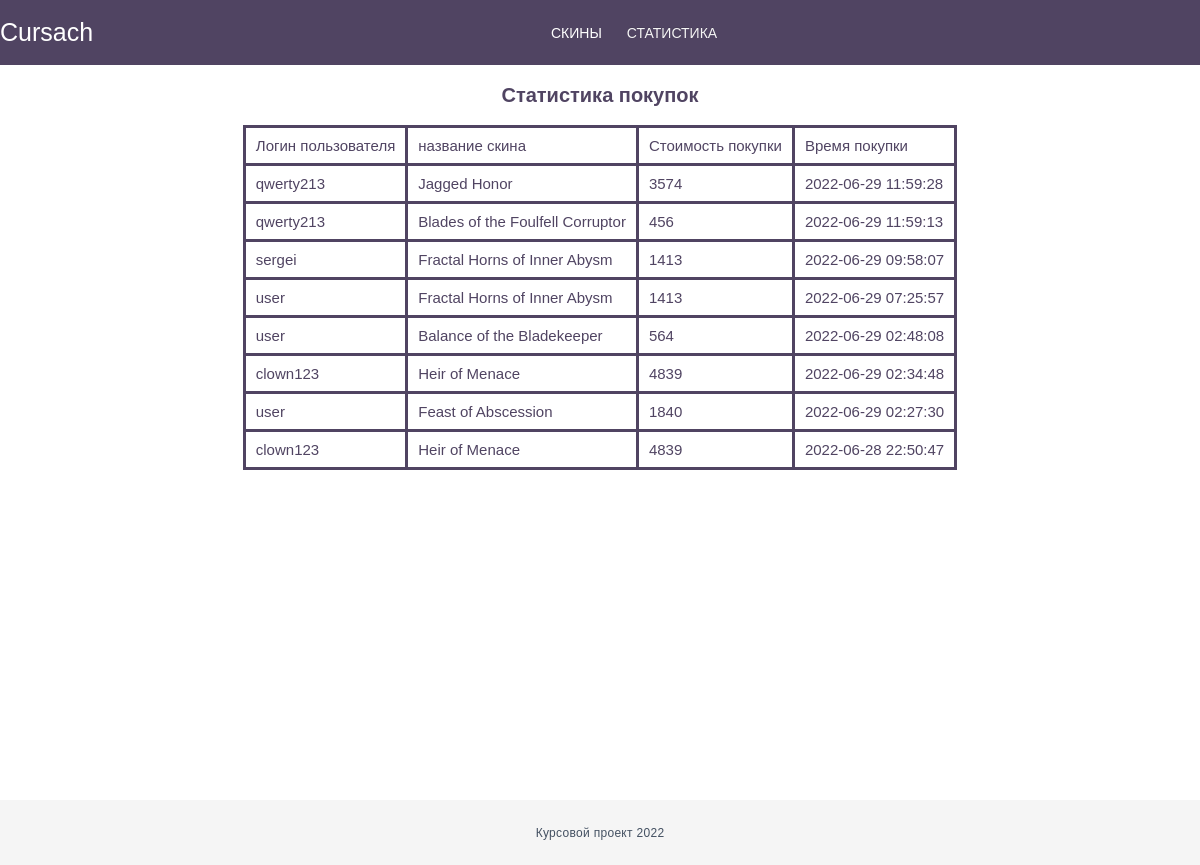
/admin/statistic.php, run on the app's committed database.
### tables this page shows
CREATE TABLE `transaction` (
  `id` int(10) UNSIGNED NOT NULL,
  `id_user` int(11) NOT NULL,
  `id_skin` int(11) NOT NULL,
  `price` float NOT NULL,
  `date` datetime NOT NULL DEFAULT CURRENT_TIMESTAMP
);

CREATE TABLE `user` (
  `id` int(10) UNSIGNED NOT NULL,
  `login` varchar(30) NOT NULL,
  `password` varchar(30) NOT NULL,
  `email` varchar(50) NOT NULL,
  `balance` float UNSIGNED NOT NULL,
  `id_access` int(10) UNSIGNED NOT NULL
);

CREATE TABLE `skin` (
  `id` int(11) NOT NULL,
  `name` varchar(50) NOT NULL,
  `id_rarity` int(11) NOT NULL,
  `id_hero` int(11) NOT NULL,
  `img` varchar(100) NOT NULL,
  `price` float NOT NULL
);

### admin/statistic.php (the view, shortened to what this page needs)
<?php
require_once '../db.php';
$transaction = [];
if($query = $db->query("select user.login , skin.name , transaction.price , transaction.date from transaction inner JOIN user on transaction.id_user = user.id INNER join skin on transaction.id_skin = skin.id  order by date desc;")){
    $transaction = $query->fetchAll(PDO::FETCH_ASSOC);
}
else{
    print_r($db->errorInfo());
}
?>
<!DOCTYPE html>
<html lang="ru">
<head>
    <link rel="stylesheet" href="../css/style.css">
</head>
<body>
    <div class="wrapper">
        <div class="content">
            <div class="header">
                <div class="container">
                    <div class="header__row">
                        <div class="header__logo">
                            Cursach
                        </div>
                        <div class="header__item">
                            <div class="header__link">
                                <a class="header__alink" href="index.php">СКИНЫ</a>
                            </div>
                            <div class="header__link">
                                <a id="blik" class="header__alink" href="statistic.php">СТАТИСТИКА</a>
                            </div>
                        </div>
                    </div>
                </div>
            </div>
            <div class="inventory">
                <div class="container">
                    <div class="inventory__row">
                        <div class="inventory__title subtitle">
                            Статистика покупок
                        </div>
                        <div class="inventory__statistic">
                            <table class="inventory__table">
                                <tr class="table__title">
                                    <td>Логин пользователя</td>
                                    <td>название скина</td>
                                    <td>Стоимость покупки</td>
                                    <td>Время покупки</td>
                                </tr>
                                <?php foreach($transaction as $item): ?>
                                <tr>
                                    <td><?= $item['login'] ?></td>
                                    <td><?= $item['name'] ?></td>
                                    <td><?= $item['price'] ?></td>
                                    <td><?= $item['date'] ?></td>
                                </tr>
                                <? endforeach; ?>
                            </table>
                        </div>
                        </div>
                    </div>
                </div>
            </div>
        </div>
        <footer class="footer">
            <div class="container">
                <div class="footer__row">
                    <div class="footer__text">Курсовой проект 2022</div>
                </div>
            </div>
        </footer>
</body>
</html>

### css/style.css (style rules this page uses)
* { padding: 0; margin: 0; border: 0; }
*, *:before, *:after { -moz-box-sizing: border-box; -webkit-box-sizing: border-box; box-sizing: border-box; }
nav, footer, header, aside { display: block; }
html, body { height: 100%; width: 100%; font-size: 100%; line-height: 1; font-size: 14px; -ms-text-size-adjust: 100%; -moz-text-size-adjust: 100%; -webkit-text-size-adjust: 100%; }
a, a:visited { text-decoration: none; }
body { font-family: Arial, "Helvetica Neue", Helvetica, sans-serif; }
.wrapper { min-height: 100%; overflow: hidden; display: flex; flex-direction: column; }
.content { flex: 1 1 auto; }
.header { width: 100%; top: 0; left: 0; background-color: #504462; position: fixed; z-index: 50; }
.container { max-width: 1200px; margin: 0px auto; }
.header__row { padding: 20px 0; display: flex; color: #fff; }
.header__logo { font-size: 25px; }
.header__item { flex: 1 1 auto; display: flex; justify-content: center; }
.header__link { margin-right: 25px; align-self: center; }
.header__alink { position: relative; color: #fff; }
#blik { color: rgb(245, 245, 245); text-shadow: 0 -1px rgba(0, 0, 0, 0.1); -webkit-animation: pulsate 1.5s linear infinite; animation: pulsate 1.5s linear infinite; }
.subtitle { color: #504462; font-size: 20px; font-weight: bold; }
.inventory { padding: 85px 0 20px 0; color: #504462; }
.inventory__row { display: flex; flex-direction: column; justify-content: center; }
.inventory__title { text-align: center; }
.inventory__statistic { display: flex; justify-content: center; margin: 20px 0 0 0; }
.inventory__table { border-collapse: collapse; }
.inventory__table td { border: 3px solid #504462; padding: 10px 10px; color: #504462; font-size: 15px; }
.footer { background-color: #f5f5f5; }
.footer__row { display: flex; height: 65px; justify-content: center; align-items: center; }
.footer__text { color: #445162; font-size: 12px; letter-spacing: 0.3px; }

### data on the page
transaction: id_user.login "qwerty213", id_skin.name "Jagged Honor", price "3574", date "2022-06-29 11:59:28"
transaction: id_user.login "qwerty213", id_skin.name "Blades of the Foulfell Corruptor", price "456", date "2022-06-29 11:59:13"
transaction: id_user.login "sergei", id_skin.name "Fractal Horns of Inner Abysm", price "1413", date "2022-06-29 09:58:07"
transaction: id_user.login "user", id_skin.name "Fractal Horns of Inner Abysm", price "1413", date "2022-06-29 07:25:57"
transaction: id_user.login "user", id_skin.name "Balance of the Bladekeeper", price "564", date "2022-06-29 02:48:08"
transaction: id_user.login "clown123", id_skin.name "Heir of Menace", price "4839", date "2022-06-29 02:34:48"
transaction: id_user.login "user", id_skin.name "Feast of Abscession", price "1840", date "2022-06-29 02:27:30"
transaction: id_user.login "clown123", id_skin.name "Heir of Menace", price "4839", date "2022-06-28 22:50:47"
